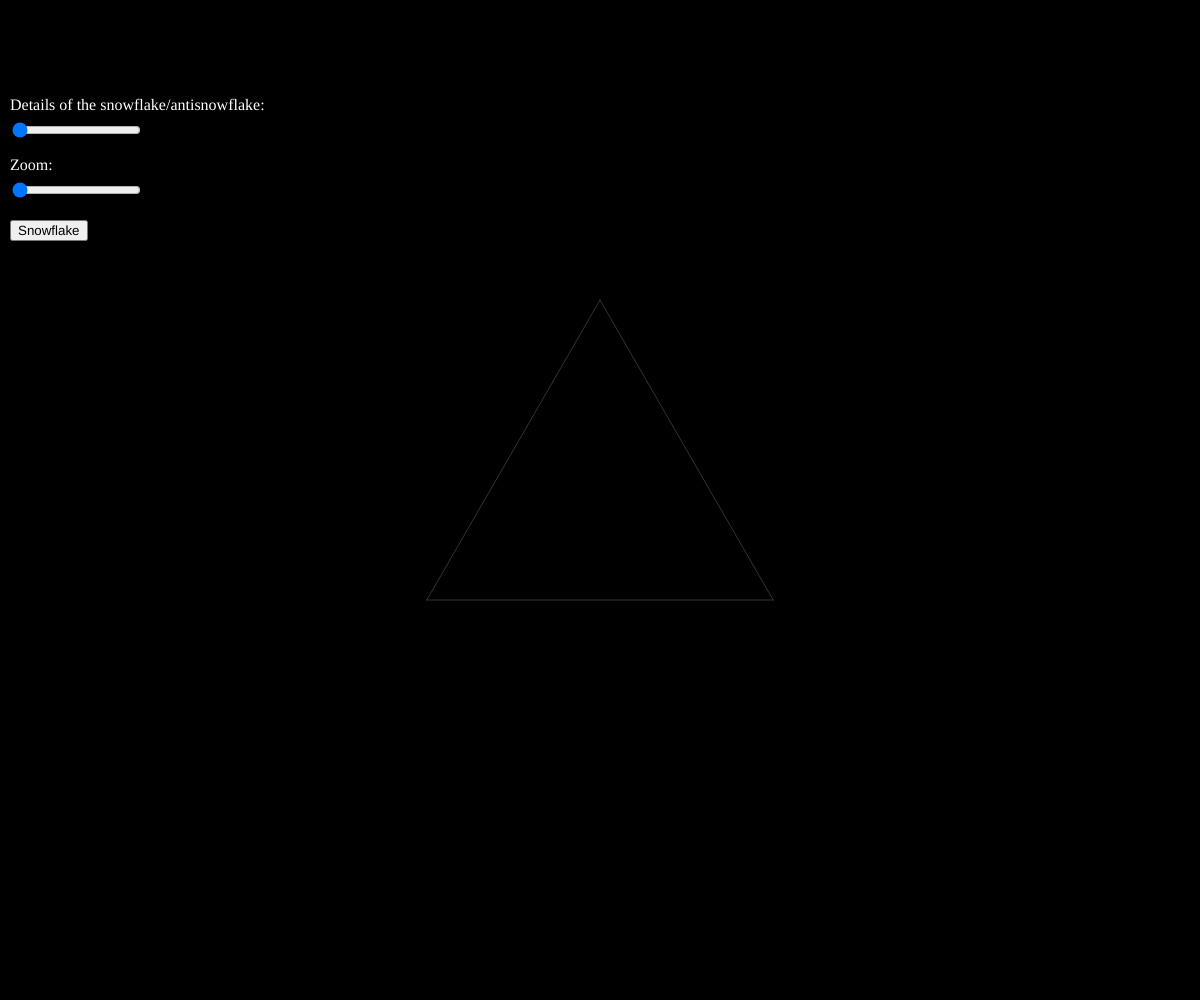
Frame 1 (no input)
Frame 60 (no input): identical to frame 1, image omitted
Frame 120 (the mouse pressed at the canvas centre since frame 60): identical to frame 1, image omitted

The p5.js sketch that drew this single still picture (run headless with seeded random() and noise() and a simulated clock; from frame 60 on, the mouse is pressed at the canvas centre):

// p5.js sketch
// ── sketch.js
// Initialize global variables for storing points and UI elements.
let points = [];
let detailSlider, zoomSlider;
let drawSnowflake = true; // Flag to toggle between snowflake and antiflake drawing.
let toggleButton;

// Sets up the canvas and UI components.
function setup() {
  createCanvas(windowWidth, windowHeight); // Create a canvas that fills the window.
  
  // Create and position the detail slider.
  let detailLabel = createP('Details of the snowflake/antisnowflake:');
  detailLabel.position(10, 80);
  detailLabel.style('color', 'white');
  detailSlider = createSlider(0, 6, 0, 1);
  detailSlider.position(10, 120);
  
  // Create and position the zoom slider.
  let zoomLabel = createP('Zoom:');
  zoomLabel.position(10, 140);
  zoomLabel.style('color', 'white');
  zoomSlider = createSlider(1, 10, 1, 0.1);
  zoomSlider.position(10, 180);
  
  // Create and configure the toggle button.
  toggleButton = createButton('Snowflake');
  toggleButton.position(10, 220);
  toggleButton.mousePressed(toggleDrawMode);
  
  // Calculate initial points for the fractal shape.
  calculateInitialPoints();
}

// Calculate the initial triangle points for the snowflake.
function calculateInitialPoints() {
  let angles = [0, TWO_PI / 3, 2 * TWO_PI / 3];
  points = angles.map(a => createVector(Math.cos(a + PI / 6) * 200, Math.sin(a + PI / 6) * 200));
}

// Toggle the drawing mode between snowflake and antisnowflake.
function toggleDrawMode() {
  drawSnowflake = !drawSnowflake;
  toggleButton.html(drawSnowflake ? 'Snowflake' : 'Antisnowflake');
}

// The main drawing loop.
function draw() {
  background(0);
  let detail = detailSlider.value();
  let zoom = zoomSlider.value();

  resetMatrix();
  translate(width / 2, height / 2);
  scale(zoom);
  
  if (drawSnowflake) {
    drawSnowflakeFunction(detail);
  } else {
    drawAntiSnowflake(detail);
  }
}

// Draw the Koch snowflake based on the current detail level.
function drawSnowflakeFunction(detail) {
  stroke(255);
  strokeWeight(0.2);
  beginShape();
  points.forEach((point, i) => {
    let nextIndex = (i + 1) % points.length;
    koch(points[i], points[nextIndex], detail);
  });
  endShape(CLOSE);
}

// Draw the anti-snowflake variant.
function drawAntiSnowflake(detail) {
  stroke(255);
  strokeWeight(0.2);
  beginShape();
  points.forEach((point, i) => {
    let nextIndex = (i + 1) % points.length;
    antiKoch(points[i], points[nextIndex], detail);
  });
  endShape(CLOSE);
}

// Recursively divide a line segment to create the Koch curve.
function koch(start, end, detail) {
  if (detail === 0) {
    line(start.x, start.y, end.x, end.y);
    return;
  }
  let v = p5.Vector.sub(end, start).div(3);
  let p1 = start.copy();
  let p2 = p5.Vector.add(start, v);
  let p3 = p5.Vector.add(p2, v.copy().rotate(-PI / 3));
  let p4 = p5.Vector.add(start, v.mult(2));
  koch(p1, p2, detail - 1);
  koch(p2, p3, detail - 1);
  koch(p3, p4, detail - 1);
  koch(p4, end, detail - 1);
}

// Recursively create the anti-Koch curve by adjusting the division angle.
function antiKoch(start, end, detail) {
  if (detail === 0) {
    line(start.x, start.y, end.x, end.y);
  } else {
    let v = p5.Vector.sub(end, start).div(3);
    let p1 = start.copy();
    let p2 = p5.Vector.add(p1, v);
    let p3 = p5.Vector.add(p2, v.copy().rotate(PI / 3));
    let p4 = p5.Vector.add(p2, v);

    let direction = p5.Vector.sub(p2, p1).rotate(PI / 3).mult(sqrt(3) / 2);
    p3 =p5.Vector.add(p2, direction);

    antiKoch(p1, p2, detail - 1);
    antiKoch(p2, p3, detail - 1);
    antiKoch(p3, p4, detail - 1);
    antiKoch(p4, end, detail - 1);
  }
}

// ── style.css
/* Basic styling for Koch Fractal Explorer */
:root {
    --primary-color: #007BFF;
    --background-color: #FFFFFF;
}

body {
    margin: 0;
    padding: 0;
    font-family: Arial, sans-serif;
    background-color: var(--background-color);
}

header, footer {
    text-align: center;
    padding: 20px;
}

main {
    display: flex;
    justify-content: center;
    align-items: center;
    height: 90vh;
}
